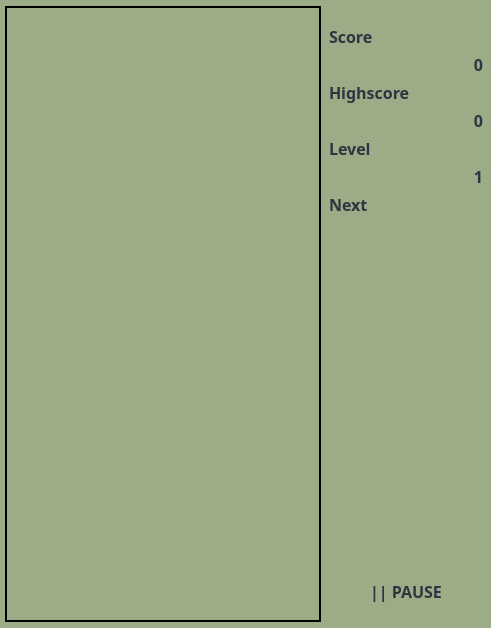
<?xml version="1.0" encoding="UTF-8"?>
<ui version="4.0">
 <class>GameView</class>
 <widget class="QMainWindow" name="GameView">
  <property name="geometry">
   <rect>
    <x>0</x>
    <y>0</y>
    <width>491</width>
    <height>628</height>
   </rect>
  </property>
  <property name="sizePolicy">
   <sizepolicy hsizetype="Fixed" vsizetype="Fixed">
    <horstretch>0</horstretch>
    <verstretch>0</verstretch>
   </sizepolicy>
  </property>
  <property name="minimumSize">
   <size>
    <width>491</width>
    <height>628</height>
   </size>
  </property>
  <property name="maximumSize">
   <size>
    <width>491</width>
    <height>628</height>
   </size>
  </property>
  <property name="windowTitle">
   <string>BrickGame_v2.0 by jodyvole</string>
  </property>
  <property name="styleSheet">
   <string notr="true">background-color: rgb(156, 172, 135);
color: #2e3440;</string>
  </property>
  <widget class="QWidget" name="centralwidget">
   <property name="sizePolicy">
    <sizepolicy hsizetype="Fixed" vsizetype="Fixed">
     <horstretch>0</horstretch>
     <verstretch>0</verstretch>
    </sizepolicy>
   </property>
   <property name="minimumSize">
    <size>
     <width>491</width>
     <height>628</height>
    </size>
   </property>
   <property name="maximumSize">
    <size>
     <width>491</width>
     <height>628</height>
    </size>
   </property>
   <layout class="QHBoxLayout" name="horizontalLayout">
    <property name="spacing">
     <number>5</number>
    </property>
    <property name="leftMargin">
     <number>5</number>
    </property>
    <property name="topMargin">
     <number>5</number>
    </property>
    <property name="rightMargin">
     <number>5</number>
    </property>
    <property name="bottomMargin">
     <number>5</number>
    </property>
    <item>
     <widget class="QFrame" name="field_frame">
      <property name="sizePolicy">
       <sizepolicy hsizetype="Fixed" vsizetype="Fixed">
        <horstretch>0</horstretch>
        <verstretch>0</verstretch>
       </sizepolicy>
      </property>
      <property name="minimumSize">
       <size>
        <width>316</width>
        <height>616</height>
       </size>
      </property>
      <property name="maximumSize">
       <size>
        <width>316</width>
        <height>616</height>
       </size>
      </property>
      <property name="styleSheet">
       <string notr="true">QFrame {
	border: 2px solid black;
}</string>
      </property>
      <property name="frameShape">
       <enum>QFrame::StyledPanel</enum>
      </property>
      <property name="frameShadow">
       <enum>QFrame::Raised</enum>
      </property>
      <widget class="QWidget" name="field_view" native="true">
       <property name="geometry">
        <rect>
         <x>10</x>
         <y>10</y>
         <width>300</width>
         <height>600</height>
        </rect>
       </property>
       <property name="sizePolicy">
        <sizepolicy hsizetype="Fixed" vsizetype="Fixed">
         <horstretch>0</horstretch>
         <verstretch>0</verstretch>
        </sizepolicy>
       </property>
       <property name="minimumSize">
        <size>
         <width>300</width>
         <height>600</height>
        </size>
       </property>
       <property name="maximumSize">
        <size>
         <width>300</width>
         <height>600</height>
        </size>
       </property>
      </widget>
     </widget>
    </item>
    <item>
     <layout class="QVBoxLayout" name="verticalLayout">
      <property name="leftMargin">
       <number>3</number>
      </property>
      <property name="topMargin">
       <number>20</number>
      </property>
      <property name="rightMargin">
       <number>3</number>
      </property>
      <property name="bottomMargin">
       <number>20</number>
      </property>
      <item>
       <widget class="QLabel" name="score_label">
        <property name="font">
         <font>
          <family>Ubuntu Mono</family>
          <pointsize>12</pointsize>
          <bold>true</bold>
         </font>
        </property>
        <property name="text">
         <string>Score</string>
        </property>
       </widget>
      </item>
      <item>
       <widget class="QLabel" name="score_label_set">
        <property name="font">
         <font>
          <family>Ubuntu Mono</family>
          <pointsize>12</pointsize>
          <bold>true</bold>
         </font>
        </property>
        <property name="text">
         <string>0</string>
        </property>
        <property name="alignment">
         <set>Qt::AlignRight|Qt::AlignTrailing|Qt::AlignVCenter</set>
        </property>
       </widget>
      </item>
      <item>
       <widget class="QLabel" name="highscore_label">
        <property name="font">
         <font>
          <family>Ubuntu Mono</family>
          <pointsize>12</pointsize>
          <bold>true</bold>
         </font>
        </property>
        <property name="text">
         <string>Highscore</string>
        </property>
       </widget>
      </item>
      <item>
       <widget class="QLabel" name="highscore_label_set">
        <property name="font">
         <font>
          <family>Ubuntu Mono</family>
          <pointsize>12</pointsize>
          <bold>true</bold>
         </font>
        </property>
        <property name="text">
         <string>0</string>
        </property>
        <property name="alignment">
         <set>Qt::AlignRight|Qt::AlignTrailing|Qt::AlignVCenter</set>
        </property>
       </widget>
      </item>
      <item>
       <widget class="QLabel" name="lvl_label">
        <property name="font">
         <font>
          <family>Ubuntu Mono</family>
          <pointsize>12</pointsize>
          <bold>true</bold>
         </font>
        </property>
        <property name="text">
         <string>Level</string>
        </property>
       </widget>
      </item>
      <item>
       <widget class="QLabel" name="lvl_label_set">
        <property name="font">
         <font>
          <family>Ubuntu Mono</family>
          <pointsize>12</pointsize>
          <bold>true</bold>
         </font>
        </property>
        <property name="text">
         <string>1</string>
        </property>
        <property name="alignment">
         <set>Qt::AlignRight|Qt::AlignTrailing|Qt::AlignVCenter</set>
        </property>
       </widget>
      </item>
      <item>
       <widget class="QLabel" name="next_label">
        <property name="font">
         <font>
          <family>Ubuntu Mono</family>
          <pointsize>12</pointsize>
          <bold>true</bold>
         </font>
        </property>
        <property name="text">
         <string>Next</string>
        </property>
       </widget>
      </item>
      <item alignment="Qt::AlignHCenter">
       <widget class="QWidget" name="next_view" native="true">
        <property name="sizePolicy">
         <sizepolicy hsizetype="Fixed" vsizetype="Fixed">
          <horstretch>0</horstretch>
          <verstretch>0</verstretch>
         </sizepolicy>
        </property>
        <property name="minimumSize">
         <size>
          <width>120</width>
          <height>60</height>
         </size>
        </property>
        <property name="maximumSize">
         <size>
          <width>120</width>
          <height>60</height>
         </size>
        </property>
       </widget>
      </item>
      <item>
       <spacer name="spacer">
        <property name="orientation">
         <enum>Qt::Vertical</enum>
        </property>
        <property name="sizeHint" stdset="0">
         <size>
          <width>20</width>
          <height>40</height>
         </size>
        </property>
       </spacer>
      </item>
      <item alignment="Qt::AlignHCenter">
       <widget class="QLabel" name="pause_label">
        <property name="font">
         <font>
          <family>Ubuntu Mono</family>
          <pointsize>12</pointsize>
          <bold>true</bold>
         </font>
        </property>
        <property name="text">
         <string>|| PAUSE</string>
        </property>
       </widget>
      </item>
     </layout>
    </item>
   </layout>
  </widget>
 </widget>
 <resources/>
 <connections/>
</ui>
